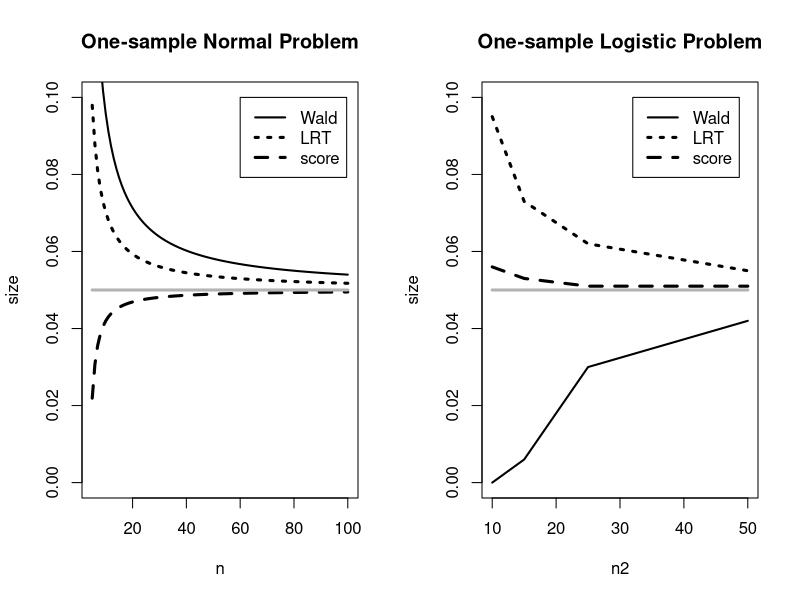

Generate this figure with R:
# Figure 10.1


# plot size from Wald, Score and LRT for the one-sample normal test of mean with variance unspecified
# for derivation see p. 134 of Boos and Stefanski
n<- 5:100
alpha<-0.05
Chi<- qchisq(1-alpha,1)
sizeWald<- 1- pf( ((n-1)/n)*Chi,1,n-1)
sizeWald
sizeScore<- 1- pf( ((n-1)/(n-Chi))*Chi,1,n-1)
sizeScore

sizeLRT<- 1- pf( (n-1)*(exp(Chi/n)-1),1,n-1)
sizeLRT




par(mfrow=c(1,2))

plot(n,sizeWald,type="l",ylim=c(0,.1),lwd=2,ylab="size",main="One-sample Normal Problem")
lines(n,sizeScore,lty=2,lwd=3)
lines(n,sizeLRT,lty=3,lwd=3)
lines(n,rep(alpha,length(n)),lwd=3,col=gray(.7))

legend(60,.1,legend=c("Wald","LRT","score"),lwd=c(2,3,3),lty=c(1,3,2))



### Simulation for logistic regression
### Erica did the simulation with SAS
### see /sas/chGMScoreLogisticSim.sas
n2<- c(10,15,25,50)
sizeWald2<- c(0,.006,.03,.042)
sizeScore2<-c(0.056,.053,.051,.051)
sizeLRT2<-c(0.095,.073,.062,.055)

plot(n2,sizeWald2,type="l",ylim=c(0,.1),lwd=2,ylab="size",main="One-sample Logistic Problem")
lines(n2,sizeScore2,lty=2,lwd=3)
lines(n2,sizeLRT2,lty=3,lwd=3)
lines(n2,rep(alpha,length(n2)),lwd=3,col=gray(.7))

legend(32,.1,legend=c("Wald","LRT","score"),lwd=c(2,3,3),lty=c(1,3,2))




#dev.print(pdf,file="../graph/chGMAsymOneSampleNormal2.pdf")